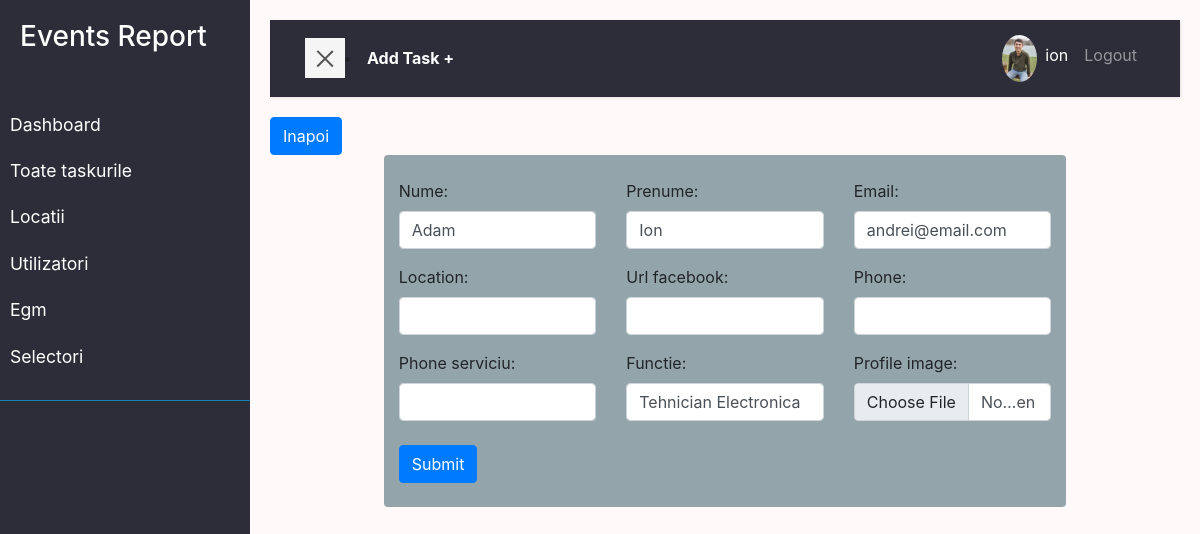
Page /user/edith_account/ (signed in) on the committed database.
### user/models.py (models this page shows, shortened)
class Profile(models.Model):
    user = models.OneToOneField(
        User, on_delete=models.DO_NOTHING, null=True, blank=True)
    nume = models.CharField(max_length=200, blank=True, null=True)
    prenume = models.CharField(max_length=200, blank=True, null=True)
    email = models.EmailField(max_length=500, blank=True, null=True)
    email_serviciu = models.EmailField(
        max_length=500, unique=True, blank=True, null=True)
    username = models.CharField(max_length=200, blank=True, null=True)
    location = models.CharField(max_length=200, blank=True, null=True)
    functie = models.CharField(
        max_length=200, blank=True, null=True, default='Tehnician Electronica')
    profile_image = models.ImageField(
        null=True, blank=True, upload_to='profiles/', default='profiles/user-default.png')
    url_facebook = models.CharField(max_length=200, blank=True, null=True)
    phone = models.CharField(max_length=200, blank=True, null=True)
    phone_serviciu = models.CharField(max_length=200, blank=True, null=True)
    created = models.DateTimeField(auto_now_add=True)
    id = models.UUIDField(default=uuid.uuid4, unique=True,
                          primary_key=True, editable=False)
    class Meta:
        ordering = ['created']
    @property
    def imageURL(self):
        try:
            url = self.profile_image.url
        except:
            url = ''
        return url

### user/views.py (the view)
# urls.py: path('edith_account/', views.edithAccount, name='edith_account'),
@login_required(login_url='login')
def edithAccount(request):
    profile = request.user.profile
    form = ProfileForm(instance=profile)
    if request.method == 'POST':
        form = ProfileForm(request.POST, request.FILES, instance=profile)
        if form.is_valid():
            form.save()
            return redirect('account')
    context = {'form': form}
    return render(request, 'user/profile_form.html', context)

### user/forms.py
class ProfileForm(ModelForm):
    class Meta:
        model = Profile
        fields = ['nume', 'prenume', 'email', 'location', 'url_facebook',
                  'phone', 'phone_serviciu', 'functie', 'profile_image']
        widgets = {
            'profile_image': FileInput(attrs={'class': 'form-control'}),
        }
    def __init__(self, *args, **kwargs):
        super(ProfileForm, self).__init__(*args, **kwargs)
        for name, field in self.fields.items():
            field.widget.attrs.update({'class': 'form-control'})

### user/templates/user/profile_form.html (shortened to what this page needs)
{% extends 'main.html' %}
 {% block content %}
<a class="btn btn-primary" href="{{request.GET.next}}">Inapoi</a>
<div class="form_in col-9 container rounded">
  <br />
  <form
    class="form"
    method="POST"
    action="{% url 'edith_account'%}"
    enctype="multipart/form-data"
  >
    <div class="row g-3">
      {% for field in form %}
      <div class="col-md-4">
        <label for="formInput#text">{{field.label}}:</label>
        {{field}}
      </div>
      {% endfor %}
    </div>
    <br />
    <input class="btn btn-primary" type="submit" value="Submit" />
    <br /><br />
  </form>
</div>
{% endblock %}

### templates/navbar.html (shortened to what this page needs)
    <div class="wrapper">
        <nav id="sidebar" >
            <div class="sidebar-header">
                <h3>Events Report</h3>
            </div>
            <ul class="list-unstyled components">
                <li >
                   <a href="{% url 'dashboard' %}">Dashboard</a>
                   <a href="{% url 'tasks'%}">Toate taskurile</a>
                   <a href="{% url 'locations' %}">Locatii</a>
                   <a href="{% url 'profiles' %}">Utilizatori</a>
                   <a href="{% url 'egm' %}">Egm</a>
                   {% if request.user.is_staff %}
                   <a href="{% url 'selectori' %}">Selectori</a>
                   {% endif %}
                </li>
            </ul>
        </nav>
        <div id="content">
            <nav class="navbar navbar-expand-lg navbar-dark bg-nn">
                <div class="container-fluid">
                    <button type="button" id="sidebarCollapse" class="navbar-btn btn-blue ">
                        <span></span>
                    </button> <li class="nav-item active "><a  class="text-white fw-bold" href="{% url 'task-form' %}?next=/">Add Task +</a></li>
                    <div class="collapse navbar-collapse  " id="navbarSupportedContent">
                        <ul class="nav navbar-nav  ml-auto">
                            {% if request.user.is_authenticated %}
                            <li class="nav-item active"><a class="" href="{% url 'account' %}"><img src="{{request.user.profile.imageURL}}"
                                alt="avatar"class="rounded-circle img-fluid" style="width: 35px;"></a></li>
                            <li class="nav-item active"><a class="nav-link" href="{% url 'account' %}">{{request.user.profile.username}}</a></li>
                            <li class="nav-item"><a class="nav-link" href="{% url 'logout' %}">Logout</a></li>
                            {% else %}
                            <li class="nav-item"><a class="nav-link" href="{% url 'login' %}">Login/Sign Up</a></li>
                            {% endif %}
                        </ul>
                    </div>
                </div>
            </nav>
</body>
</html>

### static/styles/app.css (style rules this page uses)
:root { --color-sub: #2d2d39; --color-sub1: #12528f; }
.form_in { background-color: #93a5aa; min-width: 30rem; min-height: 10rem; }

### static/styles/main.css (style rules this page uses)
:root { --color-sub: #2d2d39; --color-sub1: #275179; }
body { background: #fff9f9; }
a, a:hover, a:focus { color: inherit; text-decoration: none; transition: all 0.3s; }
.navbar { padding: 15px 20px; background: var(--color-sub); border: none; border-radius: 0; margin-bottom: 20px; box-shadow: 1px 1px 3px rgba(0, 0, 0, 0.1); }
.navbar-btn { box-shadow: none; outline: none !important; border: none; }
.wrapper { display: flex; width: 100%; align-items: stretch; perspective: 1500px; }
#sidebar { min-width: 250px; max-width: 250px; background: var(--color-sub); color: #fff; transition: all 0.6s cubic-bezier(0.945, 0.020, 0.270, 0.665); transform-origin: bottom left; }
#sidebar .sidebar-header { padding: 20px; background:var(--color-sub); }
#sidebar ul.components { padding: 20px 0; border-bottom: 1px solid #1981b4; }
#sidebar ul li a { padding: 10px; font-size: 1.1em; display: block; }
#content { width: 100%; padding: 20px; min-height: 100vh; transition: all 0.3s; }
#sidebarCollapse { width: 40px; height: 40px; background: #f5f5f5; cursor: pointer; }
#sidebarCollapse span { width: 80%; height: 2px; margin: 0 auto; display: block; background: #555; transition: all 0.8s cubic-bezier(0.810, -0.330, 0.345, 1.375); transition-delay: 0.2s; }
#sidebarCollapse span:last-of-type { transform: rotate(-45deg) translate(1px, -1px); }

### rows in the picture
Profile: form "Adam" "Ion" "andrei@email.com" "Tehnician Electronica"

### other values in the picture
{{ request.user.profile.username }} "ion"
{{ field.label }} "Nume" "Prenume" "Email" "Location" "Url facebook" "Phone" "Phone serviciu" "Functie" "Profile image"
